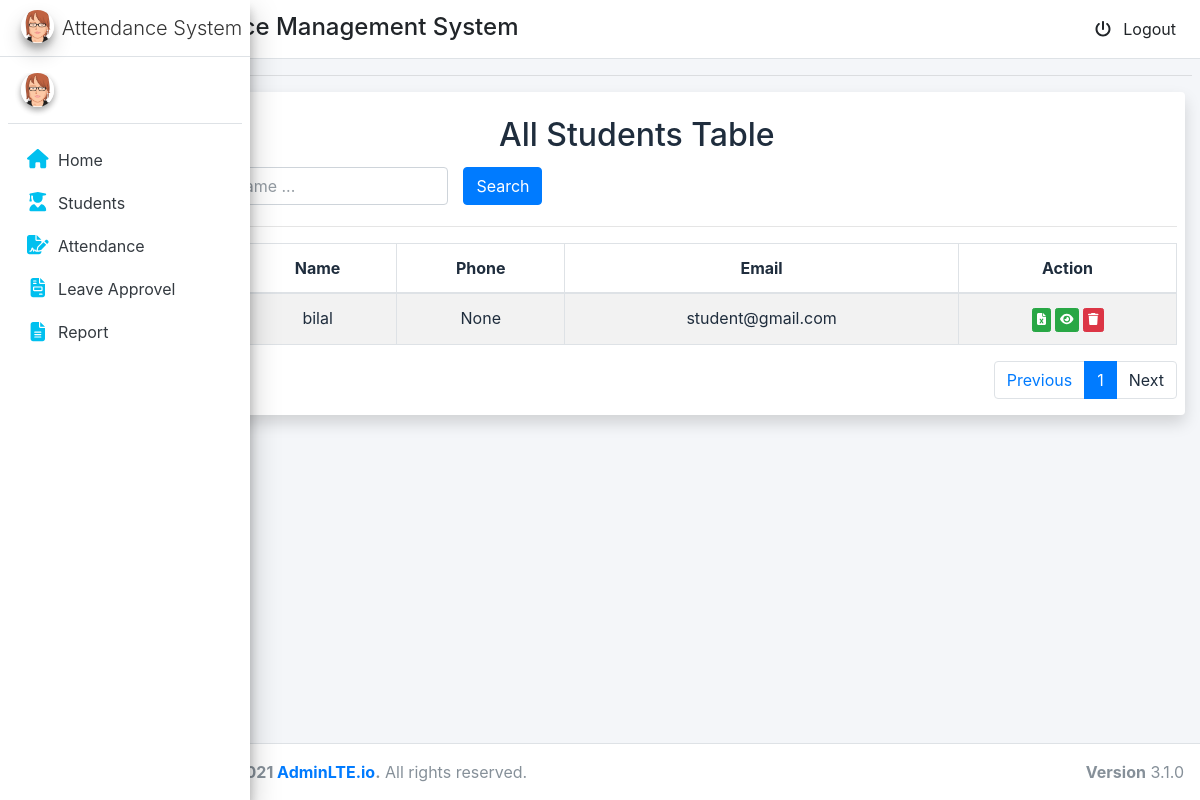
The app's page /adm/total/students with its own data.
### account/models.py (models this page shows, shortened)
class MyUser(AbstractUser):
    USER_TYPE_CHOICES = (
        (1, 'student'),
        (2, 'admin'),
    )
    email = models.EmailField(verbose_name='Email', max_length=60, unique=True)
    user_type = models.PositiveSmallIntegerField(choices=USER_TYPE_CHOICES,default='1')
    phone=models.IntegerField(blank=True,null=True)
    picture = models.ImageField(upload_to='static/image/profile_pic/', null=True,blank=True)
    USERNAME_FIELD = 'email'
    username=None
    REQUIRED_FIELDS = []
    objects = CustomUserManager()

### adm/views.py (the view)
# urls.py: path('total/students',views.total_student,name='total_student'),
def total_student(request):
    all_student = MyUser.objects.all().filter(user_type=1).order_by('-id')
    p = Paginator(all_student, 7)
    page_number = request.GET.get('page')
    try:
        page_obj = p.get_page(page_number)
    except PageNotAnInteger:
        page_obj = p.page(1)
    except EmptyPage:
        page_obj = p.page(p.num_pages)
    context = {'page_obj': page_obj}
    return render(request, 'student_table.html', context)

### adm/templates/student_table.html (shortened to what this page needs)
{% extends 'base.html' %}
{% block content %}
<div class="container-fluid ">
    <div class="col-md-12 shadow bg-white rounded">
        <br>
        <h2 class="text-center">All Students Table</h2>
        <div class="row" style="padding: 5px">
            <div class="col-lg-4">
                <input type="text" class="form-control name_search" placeholder="Search by Item Name ..."
                    value="{{ search_value_name }}">
            </div>
            <div class="col-lg-2">
                <button class="btn btn-primary search">Search</button>
            </div>
        </div>
        <hr>
        <div class="content-panel table-responsive">
            <table class="table table-striped table-bordered table-advance table-hover item-table">
                <thead>
                    <tr>
                        <th class="text-center"> S.No</th>
                        <th class="text-center"> Name</th>
                        <th class="text-center">Phone</th>
                        <th class="text-center">Email</th>
                        <th class="text-center">Action</th>
                    </tr>
                </thead>
                <tbody class="product-table-body text-center">
                    {% if page_obj %}
                    {% for stu in page_obj.object_list %}
                    <tr>
                        <td><a href="#">{{ forloop.counter}}</a></td>
                        <td class="#">{{ stu.first_name }}</td>
                        <td class="#">{{ stu.phone }}</td>
                        <td class="#">{{ stu.email }}</td>
                        <td>
                            <a href="{% url 'report' pk=stu.id %}"><button class="btn btn-success btn-xs" title="view attendance"><i
                                        class="fa fa-file-excel"></i></button></a>
                            <a href="{% url 'students_attendance' pk=stu.id %}"><button class="btn btn-success btn-xs" title="view attendance"><i
                                        class="fa fa-eye"></i></button></a>
                          <a href="{% url 'delete_student' pk=stu.id %}"><button class="btn btn-danger btn-xs delete" ><i class="fa fa-trash"></i></button></a>
                        </td>
                    </tr>
                    {% endfor %}
                    {% else %}
                    <tr>
                        <td colspan="8"> No Record Found</td>
                    </tr>
                    {% endif %}
                </tbody>
            </table>
            <nav aria-label="...">
                <ul class="pagination justify-content-end">
                    <li class="page-item ">
                        <a {% if page_obj.has_previous %} href="?page={{page_obj.previous_page_number }}" {% else %}
                            disable {% endif %}>
                            <span class="page-link">Previous</span></a>
                    </li>
                    <li class="page-item active"><a class="page-link "
                            href="?page={{page_obj.number}}">{{page_obj.number}}</a></li>
                    <li class="page-item">
                        <a class="page-link" >Next</a>
                    </li>
                </ul>
            </nav>
        </div>
    </div>
</div>
{% endblock content %}

### records on screen
MyUser: first_name "bilal", phone "None", email "student@gmail.com"

### other values on screen
{{ page_obj.number }} "1"
